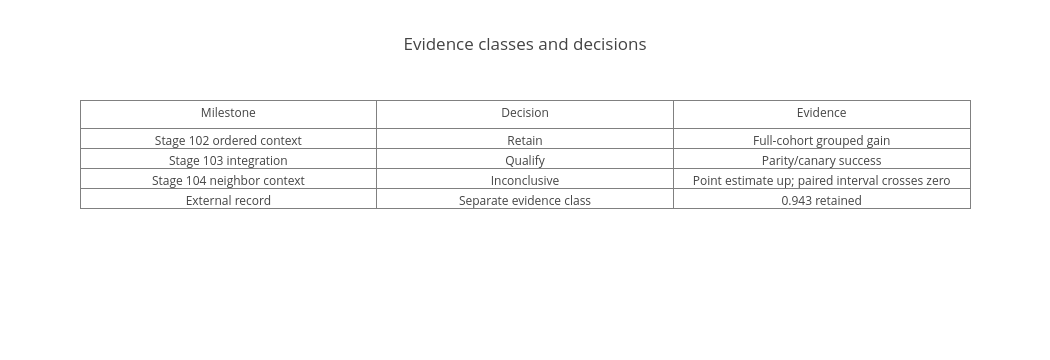

Write notebook code for a chart like this one.
### Markdown cell above
## Evidence discipline

External recorded performance, grouped development evidence, engineering parity, and exploratory diagnostics are separate evidence classes.

### Code cell
decisions = ['retain', 'qualify', 'inconclusive', 'separate']
decisions

### Figure 1 — Plotly figure (JSON) as saved in the notebook; plotly's stock layout.template omitted (floating-point values rounded to 4 significant figures)
{"data": [{"type": "table", "header": {"values": ["Milestone", "Decision", "Evidence"]}, "cells": {"values": [["Stage 102 ordered context", "Stage 103 integration", "Stage 104 neighbor context", "External record"], ["Retain", "Qualify", "Inconclusive", "Separate evidence class"], ["Full-cohort grouped gain", "Parity/canary success", "Point estimate up; paired interval crosses zero", "0.943 retained"]]}}], "layout": {"title": {"text": "Evidence classes and decisions"}, "width": 1050, "height": 360}}
